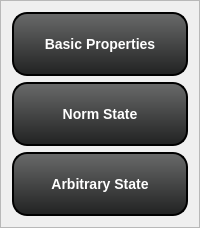
         <widget class="QFrame" name="frame_80">
          <property name="styleSheet">
           <string notr="true">QPushButton{
	border: 2px solid black;
	border-radius: 15px;
    background: QLinearGradient(x1: 0, y1: 0, x2: 0, y2: 1, stop: 0 #696a6a, stop: 1 #212222);
	font-weight: bold; 
	font-size: 14px;
	color: white;
	min-width: 170px;
	min-height: 60px;
}

QPushButton:checked{
	background: QLinearGradient(x1: 0, y1: 0, x2: 0, y2: 1, stop: 0 #4a42ec, stop: 1 #0d04ba);
}

QPushButton:hover{
	background: QLinearGradient(x1: 0, y1: 0, x2: 0, y2: 1, stop: 0 #302c8c, stop: 1 #1b1863);
}</string>
          </property>
          <property name="frameShape">
           <enum>QFrame::StyledPanel</enum>
          </property>
          <property name="frameShadow">
           <enum>QFrame::Raised</enum>
          </property>
          <layout class="QVBoxLayout" name="verticalLayout_83">
           <item>
            <widget class="QPushButton" name="buttonBasic">
             <property name="minimumSize">
              <size>
               <width>174</width>
               <height>64</height>
              </size>
             </property>
             <property name="font">
              <font>
               <pointsize>-1</pointsize>
               <weight>75</weight>
               <bold>true</bold>
              </font>
             </property>
             <property name="text">
              <string>   Basic Properties   </string>
             </property>
             <property name="checkable">
              <bool>true</bool>
             </property>
             <property name="checked">
              <bool>false</bool>
             </property>
             <property name="default">
              <bool>false</bool>
             </property>
            </widget>
           </item>
           <item>
            <widget class="QPushButton" name="buttonNorm">
             <property name="minimumSize">
              <size>
               <width>174</width>
               <height>64</height>
              </size>
             </property>
             <property name="font">
              <font>
               <pointsize>-1</pointsize>
               <weight>75</weight>
               <bold>true</bold>
              </font>
             </property>
             <property name="text">
              <string>Norm State</string>
             </property>
             <property name="checkable">
              <bool>true</bool>
             </property>
            </widget>
           </item>
           <item>
            <widget class="QPushButton" name="buttonArbitrary">
             <property name="minimumSize">
              <size>
               <width>174</width>
               <height>64</height>
              </size>
             </property>
             <property name="font">
              <font>
               <pointsize>-1</pointsize>
               <weight>75</weight>
               <bold>true</bold>
              </font>
             </property>
             <property name="text">
              <string>Arbitrary State</string>
             </property>
             <property name="checkable">
              <bool>true</bool>
             </property>
            </widget>
           </item>
          </layout>
         </widget>
